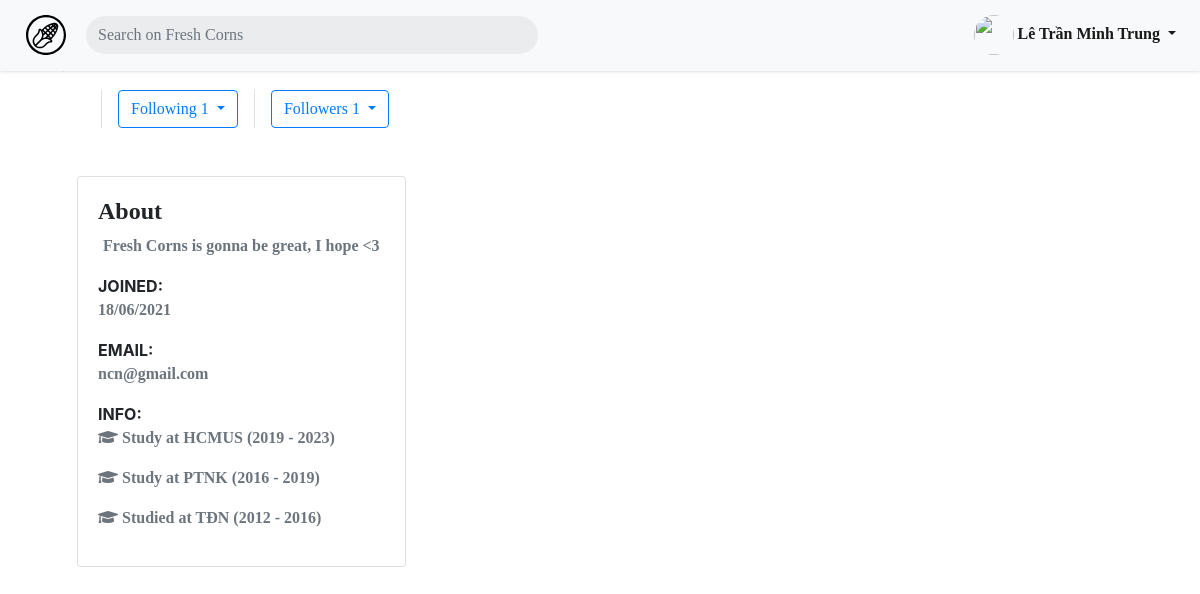
/profile.php?id=3 (signed in), run on the app's committed database.
### tables this page shows
CREATE TABLE IF NOT EXISTS `profiles` (
  `ID` int(11) NOT NULL,
  `display_name` varchar(255) NOT NULL,
  `email` varchar(255) NOT NULL,
  `date_of_birth` date NOT NULL,
  `gender` varchar(255) NOT NULL,
  `description` longtext,
  `profile_image` varchar(255) DEFAULT 'https://firebasestorage.googleapis.com/v0/b/cs204finalproj.appspot.com/o/istockphoto-1223671392-612x612.jpg?alt=media&token=e9312c19-c34e-4a87-9a72-552532766cde',
  `profile_cover` varchar(255) DEFAULT 'https://firebasestorage.googleapis.com/v0/b/cs204finalproj.appspot.com/o/fbdefault.png?alt=media&token=7248bbab-cc3e-420e-8a94-4c3b23a5f0f6',
  PRIMARY KEY (`ID`)
);

CREATE TABLE IF NOT EXISTS `job_education_info` (
  `ID` int(11) NOT NULL AUTO_INCREMENT,
  `user_profile` int(11) NOT NULL,
  `info` text NOT NULL,
  `type` int(11) NOT NULL,
  `start_year` int(11) NOT NULL,
  `end_year` int(11) DEFAULT NULL,
  `date_created` datetime NOT NULL DEFAULT CURRENT_TIMESTAMP,
  PRIMARY KEY (`ID`),
  KEY `FK_info_profile` (`user_profile`)
);

### includes/config.php (called while the page is built, shortened)
<?php
spl_autoload_register(function ($class) {
    $classlocation = 'classes/' . $class . '.php';
});

### classes/Database.php (called while the page is built, shortened)
<?php
class Database {
    private static $instances = [];
    public static function getInstance() : Database
    {
        $cls = static::class;
        if (!isset(self::$instances[$cls])) {
            self::$instances[$cls] = new static();
        }
        return self::$instances[$cls];
    }
    public function initializeDatabaseConnection() {
        $DB_HOST = "localhost";
        $DB_USER = "root";
        $DB_PASSWORD = "";
        $DB_NAME = "cs204_final_project";
        $this->conn = new mysqli($DB_HOST, $DB_USER, $DB_PASSWORD, $DB_NAME);
    }
}

### classes/Profile.php (called while the page is built, shortened)
<?php
class Profile {
    public function __construct($conn, $user_id) {
        $this->conn = $conn;
        $sql = "SELECT display_name, email, date_of_birth, gender, IFNULL(description, '') AS description, profile_image, profile_cover,
        (SELECT date_created FROM users WHERE users.ID = profiles.ID) AS date_joined FROM profiles WHERE ID = ?";
        $stmt = $this->conn->prepare($sql);
        $stmt->bind_param("i", $user_id);
        $stmt->execute();
        $results = $stmt->get_result();
        if ($results->num_rows == 1) {
            $results = $results->fetch_assoc();
            $this->user_id = $user_id;
            $this->description = $results['description'];
            $this->email = $results['email'];
            $this->date_joined = $results['date_joined'];
        }
    }
    public static function getInfo($conn, $user) {
        $sql = "SELECT * FROM job_education_info WHERE user_profile = ? ORDER BY start_year DESC";
        $stmt = $conn->prepare($sql);
        $stmt->bind_param("i", $user);
        $stmt->execute();
        $results = $stmt->get_result();
        return $results->fetch_all(MYSQLI_ASSOC);
    }
}

### profile.php (the view, shortened to what this page needs)
<?php
    include 'includes/header.php';
    if(isset($_GET['id'])){
        $profile_user_id = $_GET['id'];
    }
    else $profile_user_id = $_SESSION['user_id'];
    $profile = new Profile($db->conn, $profile_user_id);
    $profile->getFollowing();
    $profile->getFollowers();
    $infos = Profile::getInfo($db->conn, $profile_user_id);
?>
<link rel="stylesheet" href="./includes/css/emoji/emojionearea.min.css">
<link rel="stylesheet" href="./includes/css/feed.css">
<link rel="stylesheet" href="https://cdn.jsdelivr.net/npm/bootstrap-icons@1.5.0/font/bootstrap-icons.css">
<link rel="stylesheet" href="https://cdnjs.cloudflare.com/ajax/libs/selectize.js/0.13.3/css/selectize.bootstrap4.min.css" />
<?php if($profile->user_id == null): ?>
    <div class='jumbotron jumbotron-fluid' style="text-align: center;">
        <h1>Profile not found!</h1></div>
<?php else: ?>
    <div class="container" style="width: auto;">
        <div class="row">
            <div class="col-12 grid-margin">
                <div class="profile-header">
                    <div class="cover" style="
                                            position: relative;
                                            border-radius: 25rem 25rem 0 0;
                                            ">
                        <figure>
                            <div class="cover-body d-flex justify-content-between align-items-center" style="
                                        margin: 5px 15px;
                                        z-index: 2;
                                        position: absolute;
                                        bottom: 10px;
                                        width: 95%;">
                                <div>
                                    <span class="profile-name" style="
                                                            margin-left: 20px;
                                                            font-size: 20px;
                                                            font-weight: 600;">
                                    <?php echo $profile->display_name; ?></span>
                                </div>
                                <div class="d-md-block d-sm-none">
                                <?php if($_SESSION['signed_in']): ?>
                                    <?php if($_SESSION['user_id'] == $profile_user_id): ?>
                                    <button class="btn btn-primary btn-icon-text btn-edit-profile">
                                        <a href="edit_profile.php" style="color: white;">Edit profile</a>
                                    </button>
                                    <?php elseif (!in_array($_SESSION['user_id'], $profile->followers)): ?>
                                        <button class="btn btn-success btn-follow">
                                        <a href="profile.php?order=<?php echo 'follow' ?>&id=<?php echo $profile_user_id ?>" style="color: white;">Follow</a>
                                    <?php endif ?>
                                <?php endif ?>
                                </div>
                            </div>
                        </figure>
                    </div>
                <div class="container">
                    <ul class="row align-items-center mt-3 mt-md-0">
                        <li class="header-link-item ml-3 pl-3 border-left d-flex align-items-center">
                            <div class="dropdown">
                                <button class="btn btn-outline-primary dropdown-toggle" type="button" id="dropdownMenuButton" data-toggle="dropdown" aria-haspopup="true" aria-expanded="false">
                                   Following <?php echo count($profile->following);?>
                                </button>
                            </div>
                        </li>
                        <li class="header-link-item ml-3 pl-3 border-left d-flex align-items-center">
                            <div class="dropdown">
                                <button class="btn btn-outline-primary dropdown-toggle" type="button" id="dropdownMenuButton" data-toggle="dropdown" aria-haspopup="true" aria-expanded="false">
                                   Followers <?php echo count($profile->followers);?>
                                </button>
                            </div>
                        </li>
                    </ul>
                </div>
                </div>
            </div>
        </div>
        <div class="row profile-body" style="padding: 2rem; ">
            <div class="d-none d-md-block col-md-5 col-xl-4 left-wrapper">
                <div class="card rounded">
                    <div class="card-body">
                        <h4 class="card-title mb-0">About</h4>
                        <div class="d-flex align-items-center justify-content-between flex-column mt-2">
                            <p class="text-muted"><?php echo $profile->description;?></p>
                        </div>
                        <div class="mt-0">
                            <label class="tx-11 font-weight-bold mb-0 text-uppercase">Joined:</label>
                            <p class="text-muted"><?php
                                $timestamp = strtotime($profile->date_joined, strtotime('+7 hours'));
                                echo date("d/m/Y", $timestamp);
                            ?></p>
                        </div>
                        <div class="mt-3">
                            <label class="tx-11 font-weight-bold mb-0 text-uppercase">Email:</label>
                            <p class="text-muted"><?php echo $profile->email;?></p>
                        </div>
                        <div class="mt-3">
                            <label class="tx-11 font-weight-bold mb-0 text-uppercase">Info:</label>
                            <?php foreach($infos as $info): ?>
                                <?php if ($_SESSION['user_id'] == $profile_user_id): ?>
                                <a class="edit-info"
                                data-id="<?php echo $info['ID']?>">
                                    <p class="text-muted" data-tooltip="Click to edit" data-tooltip-location = "top"><?php
                                    if($info['type'] == 0) {
                                        echo '<i class="fa fa-briefcase" aria-hidden="true"></i>';
                                    } else {
                                        echo '<i class="fa fa-graduation-cap" aria-hidden="true"></i>';
                                    } ?>
                                    <?php
                                        echo $info['info'];
                                        if ($info['end_year'] == null) {
                                            echo " ({$info['start_year']} - now)";
                                        } else {
                                            echo " ({$info['start_year']} - {$info['end_year']})";
                                        }
                                    ?></p>
                                </a>
                                <?php else: ?>
                                    <p class="text-muted"><?php
                                    if($info['type'] == 0) {
                                        echo '<i class="fa fa-briefcase" aria-hidden="true"></i>';
                                    } else {
                                        echo '<i class="fa fa-graduation-cap" aria-hidden="true"></i>';
                                    } ?>
                                    <?php
                                        echo $info['info'];
                                        if ($info['end_year'] == null) {
                                            echo " ({$info['start_year']} - now)";
                                        } else {
                                            echo " ({$info['start_year']} - {$info['end_year']})";
                                        }
                                    ?></p>
                                <?php endif; ?>
                            <?php endforeach; ?>
                        </div>
                    </div>
                </div>
            </div>
            <div class="col-md-7 col-xl-4 middle-wrapper">
            </div>
    </div>
</div>
<?php endif?>

### includes/css/style.css (style rules this page uses)
body { animation: fadeInAnimation ease 500ms; animation-iteration-count: 1; animation-fill-mode: forwards; }
body { -ms-overflow-style: none; scrollbar-width: none; }
html { scroll-behavior: smooth; }
h2, h3, h4, p, li, a, button, select, i { font-family: 'body'; font-weight: bold; }
body { transition: background-color 1s !important; }
nav .logo svg { height: 40px; width: 40px; margin-right: -10px; }
body { padding-right: 0px !important; }
.profile-name { color: white; text-shadow: 2px 4px 3px rgba(0,0,0,0.3); }
.btn-edit-profile, .btn-follow, .btn-unfollow { border-radius: 99px; box-shadow: 0 0 4px rgb(0 0 0 / 20%); }
.middle-wrapper { padding-left: 0px; padding-right: 15px; }

### data on the page
profiles: email "ncn@gmail.com"
job_education_info: type 1 (drawn), info "Study at HCMUS", start_year "2019", end_year "2023"
job_education_info: type 1 (drawn), info "Study at PTNK", start_year "2016", end_year "2019"
job_education_info: type 1 (drawn), info "Studied at TĐN", start_year "2012", end_year "2016"

### other printed values
$_SESSION['name'] "Lê Trần Minh Trung"
count($profile->following) "1"
count($profile->followers) "1"
$profile->description "Fresh Corns is gonna be great, I hope <3"
